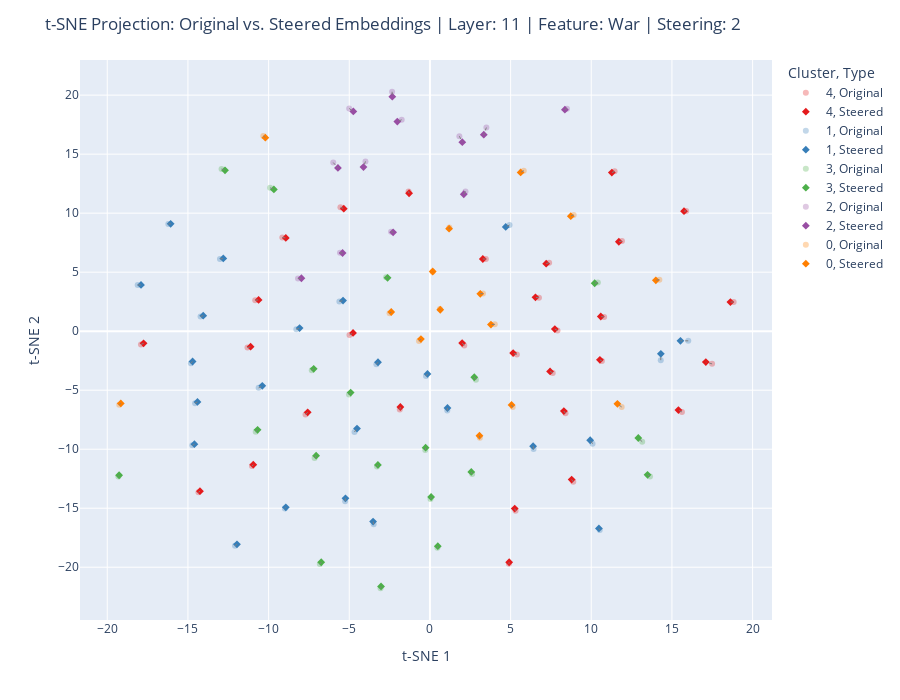

The code cell stored with this chart in its notebook:
### Markdown cell above
`plot_tsne_fixed_kmeans` plots the original and steered embeddings using t-SNE and K-Means with any number of clusters (*n_clusters*) and texts (*text_range*) wanted.

### Code cell
plot_tsne_fixed_kmeans(
    original_embeddings,
    steered_embeddings,
    all_texts_data,
    info_string,
    text_range=(0,100),
    n_clusters=5,
    Write=False)
